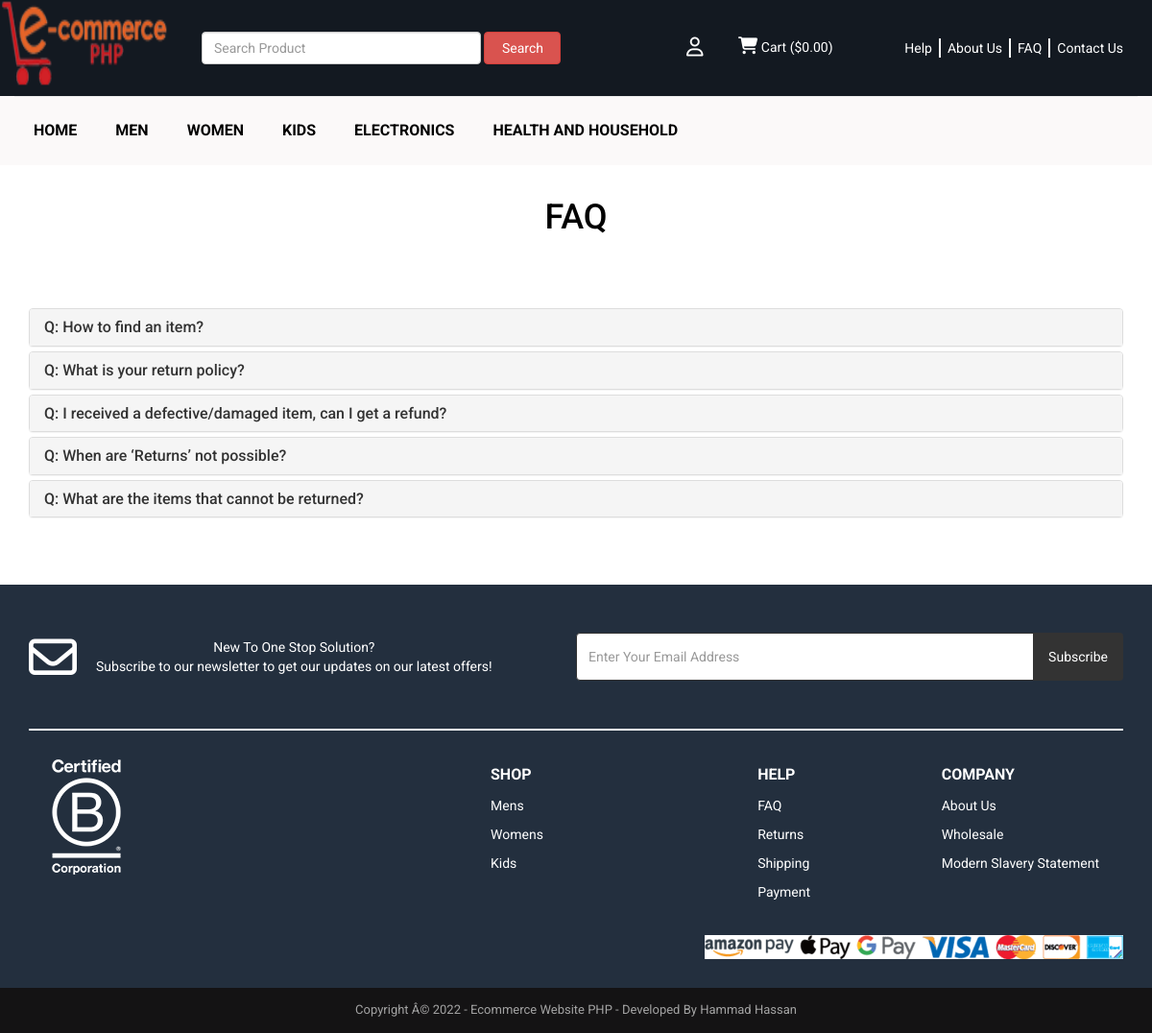
/faq.php (signed in), run on the app's committed database.
### tables this page shows
CREATE TABLE `tbl_settings` (
  `id` int(11) NOT NULL,
  `logo` varchar(255) NOT NULL,
  `favicon` varchar(255) NOT NULL,
  `footer_about` text NOT NULL,
  `footer_copyright` text NOT NULL,
  `contact_address` text NOT NULL,
  `contact_email` varchar(255) NOT NULL,
  `contact_phone` varchar(255) NOT NULL,
  `contact_fax` varchar(255) NOT NULL,
  `contact_map_iframe` text NOT NULL,
  `receive_email` varchar(255) NOT NULL,
  `receive_email_subject` varchar(255) NOT NULL,
  `receive_email_thank_you_message` text NOT NULL,
  `forget_password_message` text NOT NULL,
  `total_recent_post_footer` int(10) NOT NULL,
  `total_popular_post_footer` int(10) NOT NULL,
  `total_recent_post_sidebar` int(11) NOT NULL,
  `total_popular_post_sidebar` int(11) NOT NULL,
  `total_featured_product_home` int(11) NOT NULL,
  `total_latest_product_home` int(11) NOT NULL,
  `total_popular_product_home` int(11) NOT NULL,
  `meta_title_home` text NOT NULL,
  `meta_keyword_home` text NOT NULL,
  `meta_description_home` text NOT NULL,
  `banner_login` varchar(255) NOT NULL,
  `banner_registration` varchar(255) NOT NULL,
  `banner_forget_password` varchar(255) NOT NULL,
  `banner_reset_password` varchar(255) NOT NULL,
  `banner_search` varchar(255) NOT NULL,
  `banner_cart` varchar(255) NOT NULL,
  `banner_checkout` varchar(255) NOT NULL,
  `banner_product_category` varchar(255) NOT NULL,
  `banner_blog` varchar(255) NOT NULL,
  `cta_title` varchar(255) NOT NULL,
  `cta_content` text NOT NULL,
  `cta_read_more_text` varchar(255) NOT NULL,
  `cta_read_more_url` varchar(255) NOT NULL,
  `cta_photo` varchar(255) NOT NULL,
  `featured_product_title` varchar(255) NOT NULL,
  `featured_product_subtitle` varchar(255) NOT NULL,
  `latest_product_title` varchar(255) NOT NULL,
  `latest_product_subtitle` varchar(255) NOT NULL,
  `popular_product_title` varchar(255) NOT NULL,
  `popular_product_subtitle` varchar(255) NOT NULL,
  `testimonial_title` varchar(255) NOT NULL,
  `testimonial_subtitle` varchar(255) NOT NULL,
  `testimonial_photo` varchar(255) NOT NULL,
  `blog_title` varchar(255) NOT NULL,
  `blog_subtitle` varchar(255) NOT NULL,
  `newsletter_text` text NOT NULL,
  `paypal_email` varchar(255) NOT NULL,
  `stripe_public_key` varchar(255) NOT NULL,
  `stripe_secret_key` varchar(255) NOT NULL,
  `bank_detail` text NOT NULL,
  `before_head` text NOT NULL,
  `after_body` text NOT NULL,
  `before_body` text NOT NULL,
  `home_service_on_off` int(11) NOT NULL,
  `home_welcome_on_off` int(11) NOT NULL,
  `home_featured_product_on_off` int(11) NOT NULL,
  `home_latest_product_on_off` int(11) NOT NULL,
  `home_popular_product_on_off` int(11) NOT NULL,
  `home_testimonial_on_off` int(11) NOT NULL,
  `home_blog_on_off` int(11) NOT NULL,
  `newsletter_on_off` int(11) NOT NULL,
  `ads_above_welcome_on_off` int(1) NOT NULL,
  `ads_above_featured_product_on_off` int(1) NOT NULL,
  `ads_above_latest_product_on_off` int(1) NOT NULL,
  `ads_above_popular_product_on_off` int(1) NOT NULL,
  `ads_above_testimonial_on_off` int(1) NOT NULL,
  `ads_category_sidebar_on_off` int(1) NOT NULL
);

CREATE TABLE `tbl_page` (
  `id` int(11) NOT NULL,
  `about_title` varchar(255) NOT NULL,
  `about_content` text NOT NULL,
  `about_banner` varchar(255) NOT NULL,
  `about_meta_title` varchar(255) NOT NULL,
  `about_meta_keyword` text NOT NULL,
  `about_meta_description` text NOT NULL,
  `faq_title` varchar(255) NOT NULL,
  `faq_banner` varchar(255) NOT NULL,
  `faq_meta_title` varchar(255) NOT NULL,
  `faq_meta_keyword` text NOT NULL,
  `faq_meta_description` text NOT NULL,
  `blog_title` varchar(255) NOT NULL,
  `blog_banner` varchar(255) NOT NULL,
  `blog_meta_title` varchar(255) NOT NULL,
  `blog_meta_keyword` text NOT NULL,
  `blog_meta_description` text NOT NULL,
  `contact_title` varchar(255) NOT NULL,
  `contact_banner` varchar(255) NOT NULL,
  `contact_meta_title` varchar(255) NOT NULL,
  `contact_meta_keyword` text NOT NULL,
  `contact_meta_description` text NOT NULL,
  `pgallery_title` varchar(255) NOT NULL,
  `pgallery_banner` varchar(255) NOT NULL,
  `pgallery_meta_title` varchar(255) NOT NULL,
  `pgallery_meta_keyword` text NOT NULL,
  `pgallery_meta_description` text NOT NULL,
  `vgallery_title` varchar(255) NOT NULL,
  `vgallery_banner` varchar(255) NOT NULL,
  `vgallery_meta_title` varchar(255) NOT NULL,
  `vgallery_meta_keyword` text NOT NULL,
  `vgallery_meta_description` text NOT NULL
);

CREATE TABLE `tbl_top_category` (
  `tcat_id` int(11) NOT NULL,
  `tcat_name` varchar(255) NOT NULL,
  `show_on_menu` int(1) NOT NULL
);

CREATE TABLE `tbl_faq` (
  `faq_id` int(11) NOT NULL,
  `faq_title` varchar(255) NOT NULL,
  `faq_content` text NOT NULL
);

### faq.php (the view, shortened to what this page needs)
<?php require_once('header.php'); ?>
<?php
$statement = $pdo->prepare("SELECT * FROM tbl_page WHERE id=1");
$statement->execute();
$result = $statement->fetchAll(PDO::FETCH_ASSOC);
foreach ($result as $row) {
    $faq_title = $row['faq_title'];
}
?>
<div class="page-banner">
    <div class="inner">
        <h1><?php echo $faq_title; ?></h1>
    </div>
</div>
<div class="page">
    <div class="container">
        <div class="row">
            <div class="col-md-12">
                <div class="panel-group" id="faqAccordion">
                    <?php
                    $statement = $pdo->prepare("SELECT * FROM tbl_faq");
                    $statement->execute();
                    $result = $statement->fetchAll(PDO::FETCH_ASSOC);
                    foreach ($result as $row) {
                    ?>
                        <div class="panel panel-default">
                            <div class="panel-heading accordion-toggle question-toggle collapsed" data-toggle="collapse" data-parent="#faqAccordion" data-target="#question<?php echo $row['faq_id']; ?>">
                                <h4 class="panel-title">
                                    Q: <?php echo $row['faq_title']; ?>
                                </h4>
                            </div>
                        </div>
                    <?php
                    }
                    ?>
                </div>
            </div>
        </div>
    </div>
</div>
<?php require_once('footer.php'); ?>

### header.php (shortened to what this page needs)
<?php
include("admin/inc/config.php");
$statement = $pdo->prepare("SELECT * FROM tbl_settings WHERE id=1");
$statement->execute();
$result = $statement->fetchAll(PDO::FETCH_ASSOC);
foreach ($result as $row)
{
	$logo = $row['logo'];
}
?>
<!DOCTYPE html>
<html lang="en">
<head>
	<link rel="stylesheet" href="assets/css/bootstrap.min.css">
	<link rel="stylesheet" href="assets/css/font-awesome.min.css">
	<link rel="stylesheet" href="assets/css/owl.carousel.min.css">
	<link rel="stylesheet" href="assets/css/owl.theme.default.min.css">
	<link rel="stylesheet" href="assets/css/jquery.bxslider.min.css">
    <link rel="stylesheet" href="assets/css/magnific-popup.css">
    <link rel="stylesheet" href="assets/css/rating.css">
	<link rel="stylesheet" href="assets/css/spacing.css">
	<link rel="stylesheet" href="assets/css/bootstrap-touch-slider.css">
	<link rel="stylesheet" href="assets/css/animate.min.css">
	<link rel="stylesheet" href="assets/css/tree-menu.css">
	<link rel="stylesheet" href="assets/css/select2.min.css">
	<link rel="stylesheet" href="assets/css/main.css">
	<link rel="stylesheet" href="assets/css/responsive.css">
	<link rel="stylesheet" href="https://cdnjs.cloudflare.com/ajax/libs/font-awesome/6.7.2/css/all.min.css" />
	<?php
	$statement = $pdo->prepare("SELECT * FROM tbl_page WHERE id=1");
	$statement->execute();
	$result = $statement->fetchAll(PDO::FETCH_ASSOC);
		?>
</head>
<body>
<div class="header">
	<div class="container">
		<div class="row inner">
			<div class="col-md-2 logo">
				<a href="index.php"><img src="assets/uploads/<?php echo $logo; ?>" alt="logo image"></a>
			</div>
			<div class="col-md-4 search-area">
				<form class="navbar-form navbar-left" role="search" action="search-result.php" method="get">
					<div class="form-group">
						<input type="text" class="form-control search-top" placeholder="<?php echo LANG_VALUE_2; ?>" name="search_text">
					</div>
					<button type="submit" class="btn btn-danger"><?php echo LANG_VALUE_3; ?></button>
				</form>
			</div>
			<div class="col-md-3 right cart-account text-right">
				<div class="dropdown">
					<button class="btn btn-secondary dropdown-toggle" type="button" id="dropdownMenuButton" data-toggle="dropdown" aria-haspopup="true" aria-expanded="false">
					<i class="fa-regular fa-user" style="font-size:20px"></i>
					</button>
					</div>
					<div class="cart-tub"><a href="cart.php"><i class="fa fa-shopping-cart" style="font-size:18px"></i> <?php echo LANG_VALUE_18; ?> (<?php echo LANG_VALUE_1; ?><?php
						if(isset($_SESSION['cart_p_id'])) {
							$table_total_price = 0;
							$i=0;
							foreach($_SESSION['cart_p_qty'] as $key => $value)
							{
								$i++;
								$arr_cart_p_qty[$i] = $value;
							}                    $i=0;
							foreach($_SESSION['cart_p_current_price'] as $key => $value)
							{
								$i++;
								$arr_cart_p_current_price[$i] = $value;
							}
							for($i=1;$i<=count($arr_cart_p_qty);$i++) {
								$row_total_price = $arr_cart_p_current_price[$i]*$arr_cart_p_qty[$i];
								$table_total_price = $table_total_price + $row_total_price;
							}
							echo $table_total_price;
						} else {
							echo '0.00';
						}
				    ?>)</a></div>
			</div>
			<div class="col-md-3 right oss-services text-right">
				<?php
					$statement = $pdo->prepare("SELECT * FROM tbl_page WHERE id=1");
					$statement->execute();
					$result = $statement->fetchAll(PDO::FETCH_ASSOC);
					foreach ($result as $row) {
						$about_title = $row['about_title'];
						$faq_title = $row['faq_title'];
						$contact_title = $row['contact_title'];
					}
				?>
				<ul>
					<li><a href="oss-help.php">Help</a></li>
					<li><a href="about.php"><?php echo $about_title; ?></a></li>
					<li><a href="faq.php"><?php echo $faq_title; ?></a></li>
					<li><a href="contact.php"><?php echo $contact_title; ?></a></li>
				</ul>
			</div>
		</div>
	</div>
</div>
<div class="nav">
	<div class="container">
		<div class="row">
			<div class="col-md-12 pl_0 pr_0">
				<div class="menu-container">
					<div class="menu">
						<ul>
							<li><a href="index.php">Home</a></li>
							<?php
							$statement = $pdo->prepare("SELECT * FROM tbl_top_category WHERE show_on_menu=1");
							$statement->execute();
							$result = $statement->fetchAll(PDO::FETCH_ASSOC);
							foreach ($result as $row) {
								?>
								<li><a href="product-category.php?id=<?php echo $row['tcat_id']; ?>&type=top-category"><?php echo $row['tcat_name']; ?></a>
								</li>
								<?php
							}
							?>
						</ul>
					</div>
				</div>
			</div>
		</div>
	</div>
</div>

### footer.php (shortened to what this page needs)
<?php
$statement = $pdo->prepare("SELECT * FROM tbl_settings WHERE id=1");
$statement->execute();
$result = $statement->fetchAll(PDO::FETCH_ASSOC);
foreach ($result as $row)
{
	$footer_copyright = $row['footer_copyright'];
    $newsletter_on_off = $row['newsletter_on_off'];
}
?>
<?php if($newsletter_on_off == 1): ?>
<section class="home-newsletter">
	<div class="container">
		<div class="row">
			<div class="col-md-12">
				<div class="single">
				<form action="" method="post">
					<div class="news-latter">
						<div class="news-latter-content">
							<i class="fa-regular fa-envelope" style="color: #ffffff;"></i>
							<span>New To One Stop Solution? <br> Subscribe to our newsletter to get our updates on our latest offers!</span>
						</div>
						<div>
							<div class="input-group">
								<input type="email" class="form-control" placeholder="<?php echo LANG_VALUE_95; ?>" name="email_subscribe">
								<span class="input-group-btn">
								<button class="btn btn-theme" type="submit" name="form_subscribe"><?php echo LANG_VALUE_92; ?></button>
								</span>
							</div>
						</div>
					</div>
				</div>
				<div class="footer-links">
					<div class="certified-company"><img src="./Image/certified-company.png" alt="Certified Company"></div>
					<div class="links-list">
						<?php
							$statement = $pdo->prepare("SELECT * FROM tbl_page WHERE id=1");
							$statement->execute();
							$result = $statement->fetchAll(PDO::FETCH_ASSOC);
							foreach ($result as $row) {
								$about_title = $row['about_title'];
								$faq_title = $row['faq_title'];
							}
						?>
						<ul>
							<li><strong>SHOP</strong></li>
							<li><a href="./product-category.php?id=1">Mens</li>
							<li><a href="./product-category.php?id=2">Womens</li>
							<li><a href="./product-category.php?id=3">Kids</li>
						</ul>
						<ul>
							<li><strong>HELP</strong></li>
							<li><a href="faq.php"><?php echo $faq_title; ?></a></li>
							<li><a href="oss-help.php">Returns</a></li>
							<li><a href="oss-help.php">Shipping</a></li>
							<li><a href="oss-help.php">Payment</a></li>
						</ul>
						<ul>
							<li><strong>COMPANY</strong></li>
							<li><a href="about.php"><?php echo $about_title; ?></a></li>
							<li><a href="#">Wholesale</a></li>
							<li><a href="#">Modern Slavery Statement</a></li>
						</ul>
					</div>
				</div>
				<div class="payment-methods text-right"><img src="./Image/New-Payment-logo.png" alt="New Payment Methods"></div>
			</div>
		</div>
	</div>
</section>
<?php endif; ?>
<div class="footer-bottom">
	<div class="container">
		<div class="row">
			<div class="col-md-12 copyright">
				<?php echo $footer_copyright; ?>
			</div>
		</div>
	</div>
</div>
</body>
</html>

### assets/css/responsive.css (style rules this page uses)
@media only screen and (min-width: 992px) { .header .inner { width: 100%; } }
@media only screen and (min-width: 992px) { .header .logo, .header .search-area { padding: 0; } }
@media only screen and (min-width: 992px) { .header .search-area form { padding-right: 0; } }
@media only screen and (min-width: 992px) { .header .container { padding-right: 0; } }

### data on the page
tbl_settings: logo (picture), footer_copyright "Copyright Â© 2022 - Ecommerce Website PHP - Developed By Hammad Hassan"
tbl_page: about_title "About Us", faq_title "FAQ", contact_title "Contact Us"
tbl_top_category: tcat_name "MEN"
tbl_top_category: tcat_name "WOMEN"
tbl_top_category: tcat_name "KIDS"
tbl_top_category: tcat_name "ELECTRONICS"
tbl_top_category: tcat_name "HEALTH AND HOUSEHOLD"
tbl_faq: faq_title "How to find an item?"
tbl_faq: faq_title "What is your return policy?"
tbl_faq: faq_title "I received a defective/damaged item, can I get a refund?"
tbl_faq: faq_title "When are ‘Returns’ not possible?"
tbl_faq: faq_title "What are the items that cannot be returned?"

### other printed values
LANG_VALUE_3 "Search"
LANG_VALUE_18 "Cart"
LANG_VALUE_1 "$"
LANG_VALUE_92 "Subscribe"
